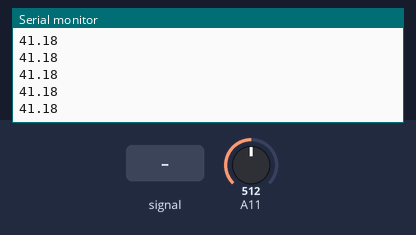
The sketch below on a simulated Arduino Mega 2560, built with avr-gcc and run on an emulated ATmega2560. Shown: the last lines printed to the serial monitor. The test bench sets the inputs (shaded band); at power-on: A11 = 512.

Above: at 1.2 s.
1.3 s: A11 fed a 200 Hz sine of ±81 counts around its level
At 1.31 s:
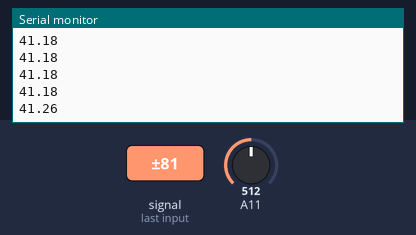
2.8 s: A11 set to 716
At 2.81 s:
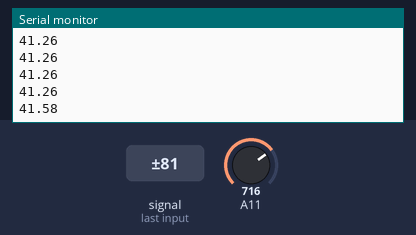
4.3 s: A11 fed a 1000 Hz sine of ±255 counts around its level
At 4.31 s:
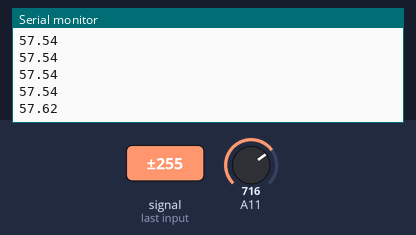
5.8 s: A11 set to 900
At 5.81 s:
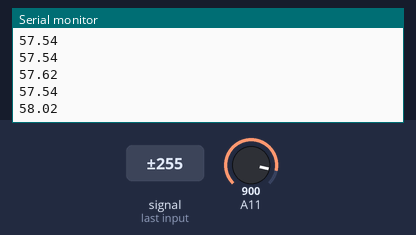
Timing chart, 0 to 8.3 s (numbered marks = the images above; inputs shaded):
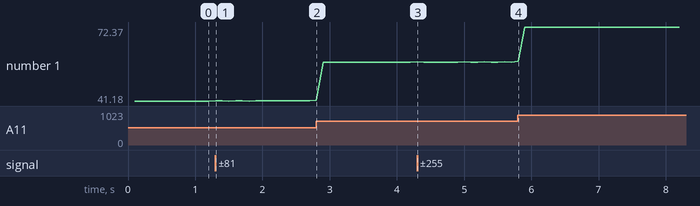

The sketch:

lm35_average.ino
```cpp
#define SIZE 512
#define PERIOD 100
#define AVERAGE true

long data[SIZE];          //Armazena os dados convertidos
long acc;                 //Acumulador
unsigned int ctn_in = 0;  //Contador de entrada de dados
unsigned int ctn_out = 1; //Contador de saída de dados
float avg;                //Média dos valores lidos
int ti,tf;


void setup() {

  Serial.begin(9600); // inicia Serial
  ti = millis();
}

void loop() {

  // Medidas com média móvel
  if (AVERAGE == true){
    data[ctn_in] = analogRead(A11);
    acc += data[ctn_in++] - data[ctn_out++];
    if (ctn_in == SIZE) ctn_in = 0;
    if (ctn_out == SIZE) ctn_out = 0;
    tf = millis();
    if (tf - ti >= PERIOD){
      avg = acc/SIZE;
      Serial.println(avg*330/4095);
      ti = millis();
    }
  }
  // Medidas sem média móvel
  else{
    tf = millis();
    if (tf - ti >= PERIOD){
      Serial.println((float)analogRead(A11)*330/4095);
      ti = millis();
    }
  }
}
```

Measured:
- after the input at 1.3 s, the serial monitor: prints a new line at once (image 1)
- after the input at 2.8 s, the serial monitor: prints a new line at once (image 2)
- after the input at 4.3 s, the serial monitor: prints a new line at once (image 3)
- after the input at 5.8 s, the serial monitor: prints a new line at once (image 4)
- plotted number 1: 41.18 → 41.26 after the input at 1.3 s, 41.26 → 57.54 after the input at 2.8 s, 57.54 → 72.37 after the input at 5.8 s
